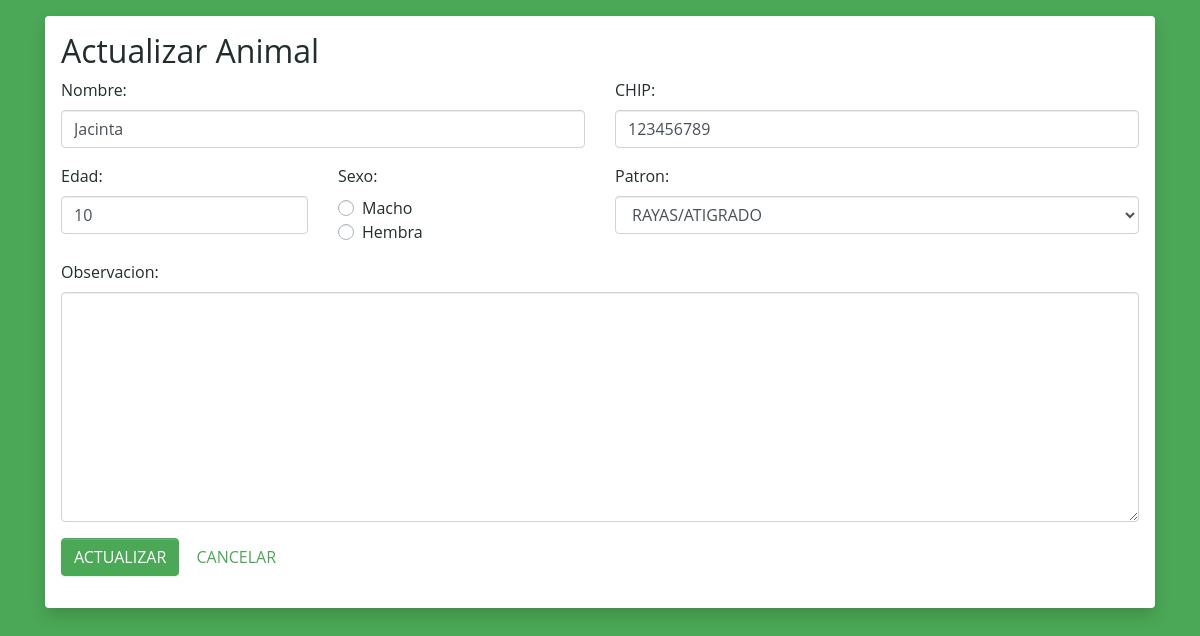
Screenshot of /src/php/view/update-animal.php?cod=anm-003 with the database file from the repository.
### tables this page shows
CREATE TABLE `animal` (
  `cod` varchar(10) NOT NULL,
  `codDueno` varchar(10) DEFAULT NULL,
  `codOrganizacion` varchar(10) NOT NULL,
  `nombre` varchar(50) NOT NULL,
  `edad` int(11) NOT NULL,
  `fechaIngreso` date DEFAULT NULL,
  `especie` varchar(30) NOT NULL,
  `raza` varchar(100) NOT NULL,
  `patron` varchar(30) NOT NULL,
  `sexo` char(1) DEFAULT NULL,
  `observacion` text NOT NULL,
  `chip` int(15) DEFAULT NULL
);

### src/php/model/dao/AnimalDao.php (called while the page is built, shortened)
<?php
include_once '../model/dto/Animal.php';
class AnimalDao
{
    function buscarAnimal($codigo)
    {
        $con = new Conexion();
        $conn = $con->Conectar();
        $sql = "SELECT * FROM animal WHERE cod = ?";
        $conn->set_charset("utf8");
        $statement = $conn->prepare($sql);
        $statement->bind_param('s',$codigo);
        $statement->execute();
        $result = $statement->get_result();
        if ($result->num_rows > 0) {
            $fila = $result->fetch_assoc();
            $animal = new Animal($fila["cod"], new Organizacion($fila["codOrganizacion"],NULL), new Dueño($fila["codDueno"],NULL,NULL,NULL,NULL,NULL),
                $fila["nombre"], $fila["edad"], $fila["fechaIngreso"], $fila["especie"], $fila["raza"],
                $fila["patron"], $fila["sexo"], $fila["observacion"], $fila["chip"]);
            return $animal;
        } else {
            echo "0 results";
            return null;
        }
    }
}
?>

### src/php/model/dto/Animal.php (called while the page is built, shortened)
<?php
class Animal
{
    private $nombre;
    private $edad;
    private $observacion;
    private $chip;
    public function __construct($codigo, $organizacion, $dueño, $nombre, $edad, $fechaInfreso, $especie, $raza, $patron, $sexo, $observacion, $chip)
    {
        $this->nombre = is_null($nombre)?$this->nombre:$nombre;
        $this->edad = is_null($edad)?$this->edad:$edad;
        $this->observacion = is_null($observacion)?$this->observacion:$observacion;
        $this->chip = is_null($chip)?$this->chip:$chip;
    }
    public function getNombre(){
        return $this->nombre;
    }
    public function getEdad(){
        return $this->edad;
    }
    public function getObservacion(){
        return $this->observacion;
    }
    public function getChip(){
        return $this->chip;
    }
}
?>

### src/php/view/update-animal.php (the view, shortened to what this page needs)
<!DOCTYPE html>
<html lang="en">
<head>
    <link rel="stylesheet" href="/RedcatandoAnimales/RedcatandoAnimales/src/css/main.css">
    <link rel="stylesheet" href="/RedcatandoAnimales/RedcatandoAnimales/src/css/bootstrap.css">
</head>
<body>
<body class="bg-primary">
    <?php
        include_once '../model/dao/AnimalDao.php';
        include_once '../model/dto/Animal.php';
        $aDao = new AnimalDao();
        $animal = $aDao->buscarAnimal($_GET["cod"]);
    ?>
    <div class="container container-fluid">
        <div class="my-3 shadow p-3 bg-white rounded">
            <h2>Actualizar Animal</h2>
            <form action="../controller/procesarIngresoAnimal.php" method="POST">
                <div class="row">
                    <div class="form-group col-md-6">
                        <label>Nombre:</label>
                        <input type="text" name="nombre" value="<?php echo $animal->getNombre();?>" class="form-control">
                    </div>
                    <div class="form-group col-md-6">
                        <label for="">CHIP: </label>
                        <input type="number" name="chip" value="<?php echo $animal->getChip();?>" class="form-control" min="1">
                    </div>
                </div>
                <div class="row">
                    <div class="form-group col-md-3">
                        <label for="">Edad: </label>
                        <input type="number" name="edad" value="<?php echo $animal->getEdad();?>" class="form-control" min="1" max="30" value="10">
                    </div>
                    <div class="form-group col-md-3">
                        <label for="">Sexo: </label>
                        <div class="custom-control custom-radio">
                            <label class="custom-control-label" for="radioMacho">Macho</label>
                        </div>
                        <div class="custom-control custom-radio">
                            <label class="custom-control-label" for="radioHembra">Hembra</label>
                        </div>
                    </div>
                    <div class="form-group col-md-6">
                        <label for="listaPatrones">Patron: </label>
                        <select name="listaPatrones" id="listaPatrones" class="form-control">
                            <option value="RAYAS_ATIGRADO">RAYAS/ATIGRADO</option>
                        </select>
                    </div>
                </div>
                <div class="form-group">
                    <label for="">Observacion: </label>
                    <textarea name="observacion" id="" placeholder="<?php echo $animal->getObservacion();?>" rows="9" class="form-control"></textarea>
                </div>
                <div class="form-group">
                    <button type="submit" name="btnActualizarAnimal" class="btn btn-primary">ACTUALIZAR</button>
                    <?php
                        echo "<a href='history-animal.php?codOrg=".$_GET["codOrg"]."' class='btn btn-link'>CANCELAR</a>";
                    ?>
                </div>
            </form>
        </div>
    </div>
</body>
</html>

### src/css/main.css (style rules this page uses)
:root { --primary-color:#4ba856; --success-color:#42c451; --danger-color:#db1125; --warning-color:#fcc737; --light-color:#fcf9f2; --dark-color:#232d2d; }
* { color:var(--dark-color); }

### rows the page displays
animal: nombre "Jacinta", chip "123456789", edad "10"
